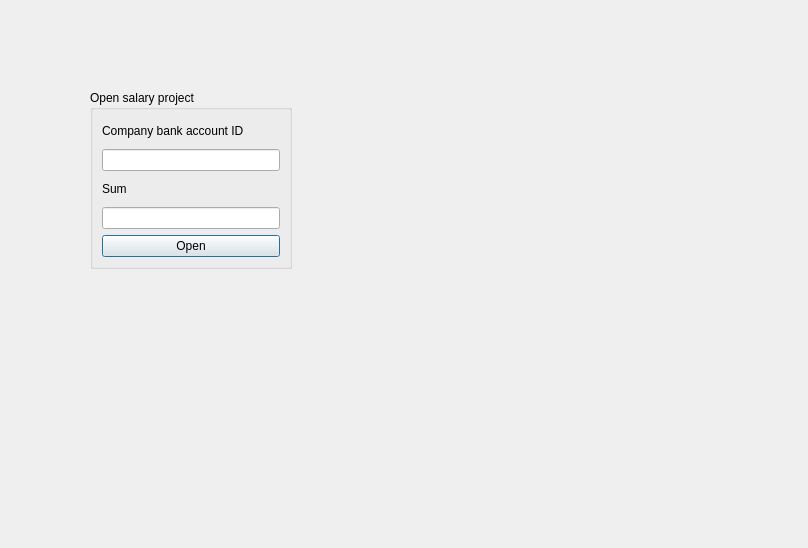
<?xml version="1.0" encoding="UTF-8"?>
<ui version="4.0">
 <class>specialist_menu</class>
 <widget class="QDialog" name="specialist_menu">
  <property name="geometry">
   <rect>
    <x>0</x>
    <y>0</y>
    <width>808</width>
    <height>548</height>
   </rect>
  </property>
  <property name="windowTitle">
   <string>Dialog</string>
  </property>
  <widget class="QGroupBox" name="groupBox">
   <property name="geometry">
    <rect>
     <x>90</x>
     <y>90</y>
     <width>202</width>
     <height>179</height>
    </rect>
   </property>
   <property name="title">
    <string>Open salary project</string>
   </property>
   <layout class="QVBoxLayout" name="verticalLayout_2">
    <item>
     <layout class="QVBoxLayout" name="verticalLayout">
      <item>
       <widget class="QLabel" name="label">
        <property name="text">
         <string>Company bank account ID</string>
        </property>
       </widget>
      </item>
      <item>
       <widget class="QLineEdit" name="open_ID"/>
      </item>
      <item>
       <widget class="QLabel" name="label_2">
        <property name="text">
         <string>Sum</string>
        </property>
       </widget>
      </item>
      <item>
       <widget class="QLineEdit" name="open_sum"/>
      </item>
      <item>
       <widget class="QPushButton" name="pushButton">
        <property name="text">
         <string>Open</string>
        </property>
       </widget>
      </item>
     </layout>
    </item>
   </layout>
  </widget>
 </widget>
 <resources/>
 <connections/>
</ui>
